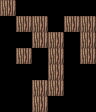

This is a level from a 2D game, rendered from its Tiled map with the project's own tilesets. A one-line summary and the complete map file follow:
An orthogonal 6x7 tile map with 16x16 px tiles, 1 tile layer (Tile Layer 1), 2 tilesets.

<map version="1.10" tiledversion="1.11.2" orientation="orthogonal" renderorder="right-down" width="6" height="7" tilewidth="16" tileheight="16" infinite="0" nextlayerid="2" nextobjectid="1">
 <tileset firstgid="1" source="Blocks.tsx" />
 <tileset firstgid="65" source="../Blocks.tsx" />
 <layer id="1" name="Tile Layer 1" width="6" height="7">
  <data encoding="csv">
11,0,0,0,0,0,
0,11,11,0,11,11,
0,0,11,11,0,11,
0,11,0,11,0,11,
0,0,0,11,0,0,
0,0,11,11,0,0,
0,0,11,0,0,0
</data>
 </layer>
</map>
